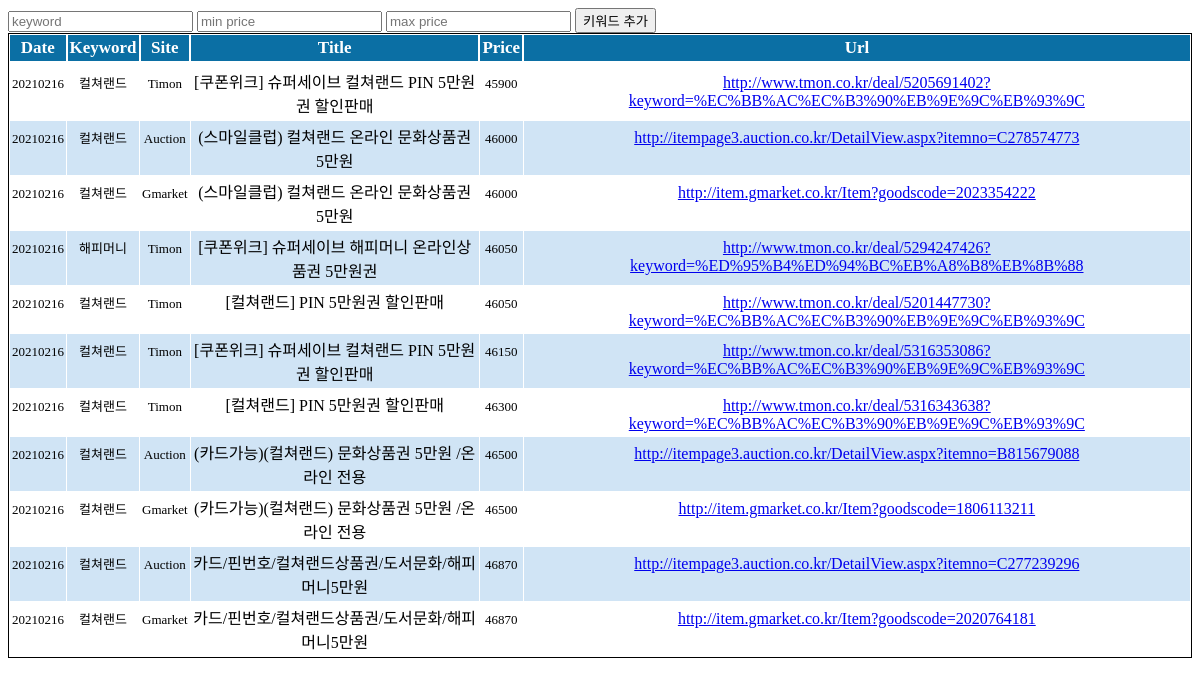
/giftcard/, run on the app's committed database.
### giftcard/models.py (models this page shows)
class Giftcard(models.Model):
    date = models.CharField(max_length=8)
    item_no = models.TextField()
    created_date = models.DateTimeField(auto_now_add=True)
    updated_date = models.DateTimeField(auto_now=True)
    is_send = models.BooleanField()
    keyword = models.TextField()
    site = models.TextField()
    title = models.TextField()
    price = models.IntegerField()
    url = models.URLField()

### giftcard/views.py (the view, shortened to what this page needs)
# urls.py: path('giftcard/', giftCardView.as_view(), name='giftcard'),
class giftCardView(View):
    template_name = 'giftcard_list.html'
    def get(self, request, *args, **kwargs):
        logger.info("giftCardView get Start...")
        giftcards = Giftcard.objects.filter(date=timezone.localtime().strftime('%Y%m%d')).order_by('price')
        return render(request, 'giftcard_list.html', {'giftcards' : giftcards})

### giftcard/templates/giftcard_list.html (shortened to what this page needs)
<!DOCTYPE html>
<html>
<head>
    {% load static %}
    <link rel='stylesheet' type='text/css' media='screen' href='{% static "style.css" %}'>
</head>
<body>
    <form action="" method="POST">
        <input type="text" name="keyword" placeholder="keyword"/>
        <input type="number" name="min_price" min="0" placeholder="min price"/>
        <input type="number" name="max_price" min="0" placeholder="max price"/>
        <input type="submit" value="키워드 추가"/>
    </form>
    <div class="divTable" style="border: 1px solid #000;">
        <div class="divTable paleBlueRows">
            <div class="divTableHeading">
                <div class="divTableRow">
                    <div class="divTableHead">Date</div>
                    <div class="divTableHead">Keyword</div>
                    <div class="divTableHead">Site</div>
                    <div class="divTableHead">Title</div>
                    <div class="divTableHead">Price</div>
                    <div class="divTableHead">Url</div>
                </div>
            </div>
            <div class="divTableBody">
                {% for giftcard in giftcards %}
                <div class="divTableRow">
                    <div class="divTableCell">{{giftcard.date}}</div>
                    <div class="divTableCell">{{giftcard.keyword}}</div>
                    <div class="divTableCell">{{giftcard.site|title}}</div>
                    <div class="divTableHead">{{giftcard.title}}</div>
                    <div class="divTableCell">{{giftcard.price}}</div>
                    <div class="divTableHead"><a href="{{giftcard.url}}" target="_blank">{{giftcard.url}}</a></div>
                </div>
                {% endfor %}
            </div>
        </div>
    </div>
</body>
</html>

### giftcard/static/style.css (style rules this page uses)
div.paleBlueRows { border: 1px solid #FFFFFF; text-align: center; border-collapse: collapse; }
.divTable.paleBlueRows .divTableCell, .divTable.paleBlueRows .divTableHead { border: 1px solid #FFFFFF; padding: 3px 2px; }
.divTable.paleBlueRows .divTableBody .divTableCell { font-size: 13px; }
.divTable.paleBlueRows .divTableRow:nth-child(even) { background: #D0E4F5; }
.divTable.paleBlueRows .divTableHeading { background: #0B6FA4; border-bottom: 5px solid #FFFFFF; }
.divTable.paleBlueRows .divTableHeading .divTableHead { font-size: 17px; font-weight: bold; color: #FFFFFF; text-align: center; border-left: 2px solid #FFFFFF; }
.divTable.paleBlueRows .divTableHeading .divTableHead:first-child { border-left: none; }
.divTable { display: table; }
.divTableRow { display: table-row; }
.divTableHeading { display: table-header-group; }
.divTableCell, .divTableHead { display: table-cell; }
.divTableBody { display: table-row-group; }

### data on the page
Giftcard: date "20210216", keyword "컬쳐랜드", site "Timon", title "[쿠폰위크] 슈퍼세이브 컬쳐랜드 PIN 5만원권 할인판매", price "45900", url "http://www.tmon.co.kr/deal/5205691402?keyword=%EC%BB%AC%EC%B3%90%EB%9E%9C%EB%93%9C"
Giftcard: date "20210216", keyword "컬쳐랜드", site "Auction", title "(스마일클럽) 컬쳐랜드 온라인 문화상품권 5만원", price "46000", url "http://itempage3.auction.co.kr/DetailView.aspx?itemno=C278574773"
Giftcard: date "20210216", keyword "컬쳐랜드", site "Gmarket", title "(스마일클럽) 컬쳐랜드 온라인 문화상품권 5만원", price "46000", url "http://item.gmarket.co.kr/Item?goodscode=2023354222"
Giftcard: date "20210216", keyword "해피머니", site "Timon", title "[쿠폰위크] 슈퍼세이브 해피머니 온라인상품권 5만원권", price "46050", url "http://www.tmon.co.kr/deal/5294247426?keyword=%ED%95%B4%ED%94%BC%EB%A8%B8%EB%8B%88"
Giftcard: date "20210216", keyword "컬쳐랜드", site "Timon", title "[컬쳐랜드] PIN 5만원권 할인판매", price "46050", url "http://www.tmon.co.kr/deal/5201447730?keyword=%EC%BB%AC%EC%B3%90%EB%9E%9C%EB%93%9C"
Giftcard: date "20210216", keyword "컬쳐랜드", site "Timon", title "[쿠폰위크] 슈퍼세이브 컬쳐랜드 PIN 5만원권 할인판매", price "46150", url "http://www.tmon.co.kr/deal/5316353086?keyword=%EC%BB%AC%EC%B3%90%EB%9E%9C%EB%93%9C"
Giftcard: date "20210216", keyword "컬쳐랜드", site "Timon", title "[컬쳐랜드] PIN 5만원권 할인판매", price "46300", url "http://www.tmon.co.kr/deal/5316343638?keyword=%EC%BB%AC%EC%B3%90%EB%9E%9C%EB%93%9C"
Giftcard: date "20210216", keyword "컬쳐랜드", site "Auction", title "(카드가능)(컬쳐랜드) 문화상품권 5만원 /온라인 전용", price "46500", url "http://itempage3.auction.co.kr/DetailView.aspx?itemno=B815679088"
Giftcard: date "20210216", keyword "컬쳐랜드", site "Gmarket", title "(카드가능)(컬쳐랜드) 문화상품권 5만원 /온라인 전용", price "46500", url "http://item.gmarket.co.kr/Item?goodscode=1806113211"
Giftcard: date "20210216", keyword "컬쳐랜드", site "Auction", title "카드/핀번호/컬쳐랜드상품권/도서문화/해피머니5만원", price "46870", url "http://itempage3.auction.co.kr/DetailView.aspx?itemno=C277239296"
Giftcard: date "20210216", keyword "컬쳐랜드", site "Gmarket", title "카드/핀번호/컬쳐랜드상품권/도서문화/해피머니5만원", price "46870", url "http://item.gmarket.co.kr/Item?goodscode=2020764181"
